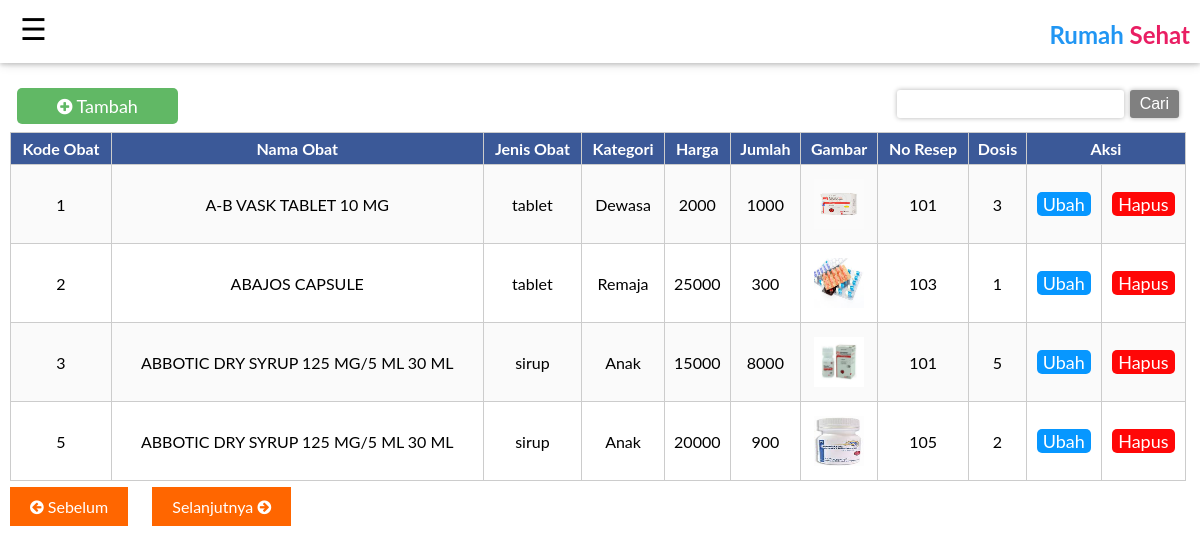
The page /apoteker/obat.php on the database its author committed.
### tables this page shows
CREATE TABLE `tb_obat` (
  `kd_obat` int(50) NOT NULL,
  `nm_obat` varchar(100) NOT NULL,
  `jenis_obat` varchar(100) NOT NULL,
  `kategori` varchar(100) NOT NULL,
  `harga` int(50) NOT NULL,
  `jumlah` int(50) NOT NULL,
  `ket` text NOT NULL,
  `image` varchar(100) NOT NULL,
  `no_resep` int(100) NOT NULL,
  `dosis` int(100) NOT NULL
);

### apoteker/obat.php (the view, shortened to what this page needs)
<?php require_once('../Connections/koneksi.php'); ?>
<?php
$currentPage = $_SERVER["PHP_SELF"];
$maxRows_Recordset1 = 4;
$pageNum_Recordset1 = 0;
$startRow_Recordset1 = $pageNum_Recordset1 * $maxRows_Recordset1;
$query_Recordset1 = "SELECT * FROM tb_obat";
$query_limit_Recordset1 = sprintf("%s LIMIT %d, %d", $query_Recordset1, $startRow_Recordset1, $maxRows_Recordset1);
$Recordset1 = mysql_query($query_limit_Recordset1, $koneksi) or die(mysql_error());
$row_Recordset1 = mysql_fetch_assoc($Recordset1);
if (isset($_GET['totalRows_Recordset1'])) {
  $totalRows_Recordset1 = $_GET['totalRows_Recordset1'];
} else {
  $all_Recordset1 = mysql_query($query_Recordset1);
  $totalRows_Recordset1 = mysql_num_rows($all_Recordset1);
}
$totalPages_Recordset1 = ceil($totalRows_Recordset1/$maxRows_Recordset1)-1;
$queryString_Recordset1 = "";
$queryString_Recordset1 = sprintf("&totalRows_Recordset1=%d%s", $totalRows_Recordset1, $queryString_Recordset1);
?>
<!DOCTYPE html PUBLIC "-//W3C//DTD XHTML 1.0 Transitional//EN" "http://www.w3.org/TR/xhtml1/DTD/xhtml1-transitional.dtd">
<html xmlns="http://www.w3.org/1999/xhtml">
<head>
	<link href="css/sidebar.css" rel="stylesheet">
	<link href="css/css.css" rel="stylesheet">
	<link href="../css/font-awesome.min.css" rel="stylesheet" type="text/css" />
</head>
<body>
<?php include"header.php"?>
<div class="content-admin" style="overflow-x:auto;">
<div style="float:left;margin:15px;">
	<a class="tambah" href="input-obat.php"><i class="fa fa-plus-circle"></i> Tambah</a>
 </div>
<div style="float:right;margin:0px 19px;">
<form id="form1" name="form1" method="post" action="cariobat.php">
      <input type="text" name="cariobat" id="textfield" />
      <input type="submit" name="button" id="button" value="Cari" />
    </form>
   </div>
    <br>
<table width="100%" border="1">
  <tr>
    <th>Kode Obat</th>
    <th>Nama Obat</th>
    <th>Jenis Obat</th>
    <th>Kategori</th>
    <th>Harga</th>
    <th>Jumlah</th>
    <th>Gambar</th>
    <th>No Resep</th>
    <th>Dosis</th>
    <th colspan="2">Aksi</th>
  </tr>
  <?php do { ?>
    <tr>
      <td><?php echo $row_Recordset1['kd_obat']; ?></td>
      <td><?php echo $row_Recordset1['nm_obat']; ?></td>
      <td><?php echo $row_Recordset1['jenis_obat']; ?></td>
      <td><?php echo $row_Recordset1['kategori']; ?></td>
      <td><?php echo $row_Recordset1['harga']; ?></td>
      <td><?php echo $row_Recordset1['jumlah']; ?></td>
      <td><img src="../apoteker/image-obat/<?php echo $row_Recordset1['image']; ?>" width="50" height="50" /></td>
      <td><?php echo $row_Recordset1['no_resep']; ?></td>
      <td><?php echo $row_Recordset1['dosis']; ?></td>
      <td><a class="ubah" href="update-obat.php?kd_obat=<?php echo $row_Recordset1['kd_obat']; ?>">Ubah</a></td>
      <td><a class="hapus" onclick="return confirm('Apakah anda ingin menghapus data ini');" href="delete-obat.php?kd_obat=<?php echo $row_Recordset1['kd_obat']; ?>">Hapus</a></td>
    </tr>
    <?php } while ($row_Recordset1 = mysql_fetch_assoc($Recordset1)); ?>
</table>
<p>
	<a class="pagination" href="<?php printf("%s?pageNum_Recordset1=%d%s", $currentPage, max(0, $pageNum_Recordset1 - 1), $queryString_Recordset1); ?>"><i class="fa fa-arrow-circle-left"></i> Sebelum</a>
	<a class="pagination" href="<?php printf("%s?pageNum_Recordset1=%d%s", $currentPage, min($totalPages_Recordset1, $pageNum_Recordset1 + 1), $queryString_Recordset1); ?>">Selanjutnya <i class="fa fa-arrow-circle-right"></i></a>
</p>
</div>
</body>
</html>

### apoteker/css/sidebar.css (style rules this page uses)
body { font-family: "Lato", sans-serif; margin:0px; }
a { text-decoration:none; }
.content-admin { width: 100%; height: auto; background-color:#fff; margin:80px 0px; float: left; }

### apoteker/css/css.css (style rules this page uses)
a { text-decoration:none; }
input[type="submit"],input[type="reset"],button,input[type="radio"] { cursor:pointer; margin:0px 2px; background-color:grey; color:#fff; -webkit-transition:background 1s; padding:5px 10px; }
.tambah { cursor:pointer; margin:2px 2px; -webkit-transition:background 1s; background:rgba(76, 175, 80, 0.88); color:white; font-size:18px; padding:7px 40px; border-radius:5px; }
.ubah { cursor:pointer; -webkit-transition:background 1s; background:rgba(7, 151, 255, 1); color:white; text-align:center; font-size:18px; border-radius:5px; padding:1px 6px; }
.hapus { cursor:pointer; text-align:center; -webkit-transition:background 1s; background:rgba(255, 7, 7, 1); color:white; padding:1px 6px; font-size:18px; border-radius:5px; }
input,textarea,select,button,.submit-data { font-family: Verdana,sans-serif; border-radius: 3px; padding: 5px 10px; margin: 10px 0px; border: 0; box-shadow: 0px 0px 5px 0px rgba(0,0,0,0.3); font-size: 16px; box-sizing: border-box; }
table { border-collapse: collapse; font-size: 16px; margin:10px; background:#fff; border-radius:5px; width:98%; }
table tr td { padding: 14px 5px; text-align: center; border: solid 1px #ccc; }
table th { padding:6px 5px; border:solid 1px #ccc; background:#3B5998; color:#fff; }
tr:nth-child(even) { background-color: rgba(230,230,230,0.2); }
.pagination { width:100px; height:auto; padding:10px 20px; margin:0px 10px; background:#ff6600; color:#fff; }

### rows shown on the page
tb_obat: kd_obat "1", nm_obat "A-B VASK TABLET 10 MG", jenis_obat "tablet", kategori "Dewasa", harga "2000", jumlah "1000", image (picture), no_resep "101", dosis "3"
tb_obat: kd_obat "2", nm_obat "ABAJOS CAPSULE", jenis_obat "tablet", kategori "Remaja", harga "25000", jumlah "300", image (picture), no_resep "103", dosis "1"
tb_obat: kd_obat "3", nm_obat "ABBOTIC DRY SYRUP 125 MG/5 ML 30 ML", jenis_obat "sirup", kategori "Anak", harga "15000", jumlah "8000", image (picture), no_resep "101", dosis "5"
tb_obat: kd_obat "5", nm_obat "ABBOTIC DRY SYRUP 125 MG/5 ML 30 ML", jenis_obat "sirup", kategori "Anak", harga "20000", jumlah "900", image (picture), no_resep "105", dosis "2"
